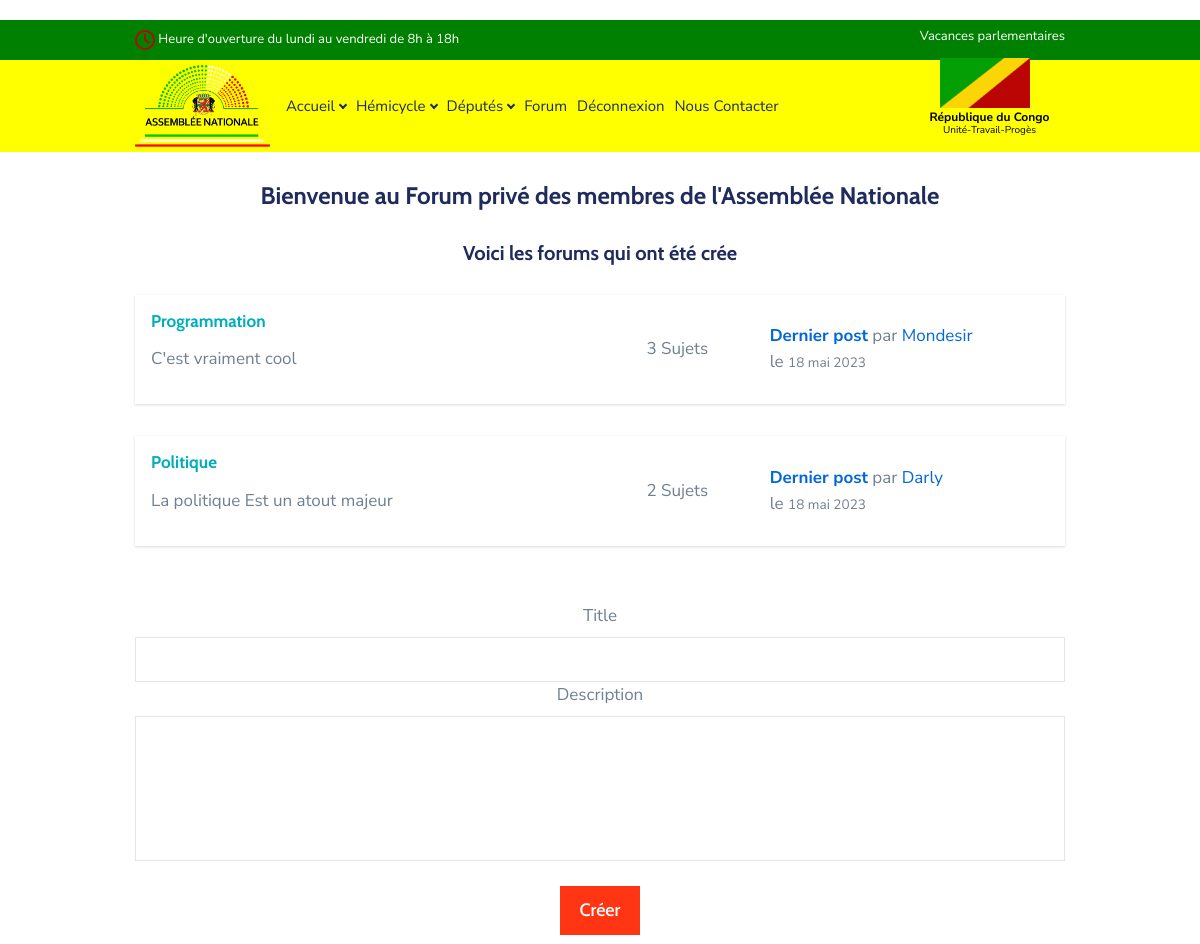
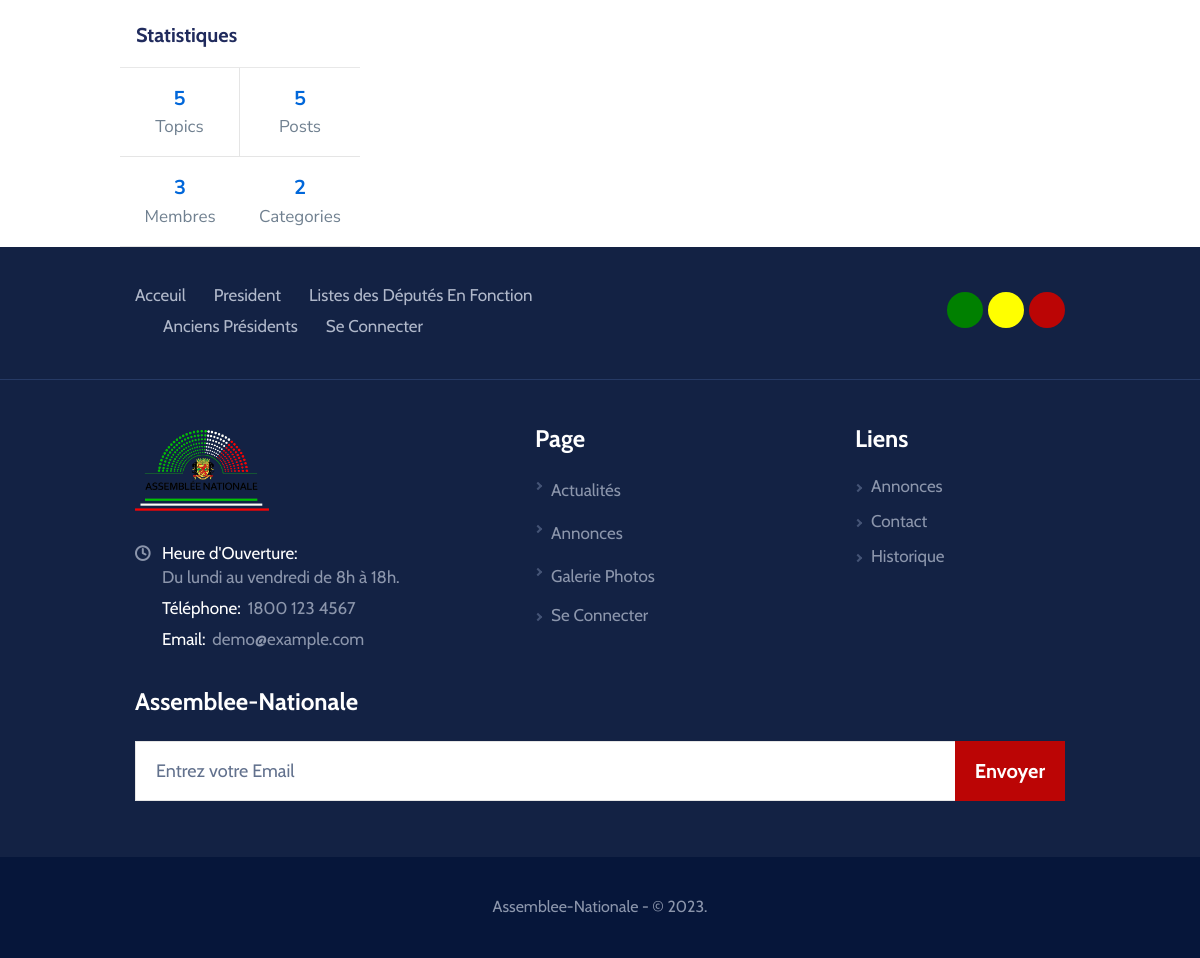
The app's page /forums/ (signed in) with its own data (2 pictures, top to bottom).
### forums/models.py (models this page shows, shortened)
class Category(models.Model):
    title = models.CharField(max_length=50)
    user = models.ForeignKey(Depute, on_delete=models.CASCADE, null=True, blank=True)
    slug = models.SlugField(max_length=400, unique=True, blank=True)
    description = HTMLField()
    class Meta:
        verbose_name_plural = "categories"
    def get_url(self):
        return reverse("forums:posts", kwargs={
            "slug":self.slug
        })
    @property
    def num_posts(self):
        return Post.objects.filter(categories=self).count()
    @property
    def last_post(self):
        return Post.objects.filter(categories=self).latest("date")

class Post(models.Model):
    title = models.CharField(max_length=400)
    content = HTMLField()
    parent_post = models.ForeignKey('self', on_delete=models.CASCADE, null=True, blank=True)
    user = models.ForeignKey(Depute, on_delete=models.CASCADE)
    slug = models.SlugField(max_length=400, unique=True, blank=True)
    date = models.DateTimeField(auto_now_add=True)
    categories = models.ManyToManyField(Category)
    approved = models.BooleanField(default=True)
    hit_count_generic = GenericRelation(HitCount, object_id_field='object_pk',
        related_query_name='hit_count_generic_relation'
    )
    tags = TaggableManager()
    comments = models.ManyToManyField(Comment, blank=True)
    closed = models.BooleanField(default=False)
    state = models.CharField(max_length=40, default="zero")

### comptes/models.py (models this page shows, shortened)
class Depute(AbstractUser):
    identifiant = models.CharField(max_length=255)
    slug = slug = models.SlugField(max_length=400, unique=True, blank=True)
    photo = ResizedImageField(size=[60, 80], quality=100, upload_to="Membres/picture_forum/", default=None, null=True, blank=True)
    num_post = models.IntegerField(blank=True, default=0)
    enFonction = models.BooleanField(default=True, blank=True, null=True)
    precedentLegislature = models.BooleanField(default=False, blank=True, null=True)
    categorie = models.CharField(choices=profiles.PROFILES, max_length=100, null=True, blank=True)
    bio = HTMLField(default="",null=True,blank=True)
    image = models.ImageField(upload_to="Membres/photos/", blank=True, null=True, default=None)

### forums/views.py (the view, shortened to what this page needs)
# urls.py: 2. Add a URL to urlpatterns:  path('', views.home, name='home')
@login_required
def home(request):
    if request.user.identifiant == "":
        return redirect("loginDepute")
    form = ForumForm()
    forums = Category.objects.all()
    num_posts = Post.objects.all().count()
    num_users = Depute.objects.all().count()
    num_categories = forums.count()
    num_comments = Post.objects.all().count()
    try:
        last_post = Post.objects.latest("date")
    except:
        last_post = []
    context = {
        "forums":forums,
        "num_posts":num_posts,
        "num_comments":num_comments,
        "num_users":num_users,
        "num_categories":num_categories,
        "last_post":last_post,
        "title": "Forum de l'assemblee nationale",
        "form": form
    }
    return render(request, "forums/forums_list.html", context)

### forums/forms.py
class ForumForm(forms.ModelForm):
    class Meta:
        model = Category
        fields = ["title", "description"]
    def __init__(self, *args, **kwargs):
        super(ForumForm, self).__init__(*args, **kwargs)
        for name, field in self.fields.items():
            field.widget.attrs.update({
                'class' : "form-control"
                })

### forums/templates/forums/forums_list.html (shortened to what this page needs)
{% extends 'web/base.html' %}
{% block content %}
<h3 style="text-align: center;margin: 30px;">Bienvenue au Forum privé des membres de l'Assemblée Nationale </h3>
<h4 style="text-align: center;margin: 30px;">Voici les forums qui ont été crée </h4>
<div class="container">
    <div class="row mt-5">
        {% for forum in forums %}
            <div class="col-12 mb-3">
            <div class="card row-hover pos-relative py-3 px-3 mb-3 border-primary border-top-0 border-right-0 border-bottom-0 rounded-0">
                <div class="row align-items-center">
                    <div class="col-md-6 mb-3 mb-sm-0">
                        <h5>
                        <a href="{{forum.get_url}}" class="text-primary">{{forum.title}}</a>
                        </h5>
                        <p class="text-sm">
                            {{forum.description|safe}}
                        </p>
                    </div>
                    <div class="col-md-2 op-7">
                        <div class="row text-center op-7">
                            <div class="col px-1">
                                <span class="d-block text-sm">{{forum.num_posts}} Sujets</span>
                            </div>
                        </div>
                    </div>
                    <div class="col-md-4 op-7">
                            {% if forum.last_post %}
                                <b><a href="#">Dernier post</a></b> par <a href="#">{{forum.last_post.user.first_name|title}}</a>
                                <br>le <small>{{forum.last_post.date|date}}</small>
                            {% else %}
                                <span>Pas de post pour cette categorie</span>
                            {% endif %}
                    </div>
                    </div>
                </div>
            </div>
            {% empty %}
                <div class="subforum-title">
                    <h1><i class="fa fa-frown-o"></i>&nbsp;Vous n'avez pas encore de thème de forum.</h1>
                </div>
            {% endfor %}
            <div class="container mt-5 col-12" style="display: block;width: 30%;">
                <center>
                    <form action="{% url 'forums:home' %}" method="POST">
                        <div class="form-group">
                            {% for field in form %}
                            <label for="{{field.label}}">{{field.label}}</label>
                            {{field}}
                            {% endfor %}
                            <button type="submit" class="btn btnTheme fwMedium text-capitalize position-relative border-0 p-0 mt-5" data-hover="Créer" id="button">
                                <span class="d-block btnText">Créer</span>
                            </button>
                        </div>
                    </form>
                </center>
            </div>
            <div class="col-lg-3 mb-4 mb-lg-0 px-lg-0 mt-lg-0">
            <div data-settings="{&quot;parent&quot;:&quot;#content&quot;,&quot;mind&quot;:&quot;#header&quot;,&quot;top&quot;:10,&quot;breakpoint&quot;:992}" data-toggle="sticky" class="sticky" style="top: 85px;">
                <div class="sticky-inner">
                    <div data-settings="{&quot;parent&quot;:&quot;#content&quot;,&quot;mind&quot;:&quot;#header&quot;,&quot;top&quot;:10,&quot;breakpoint&quot;:992}" data-toggle="sticky" class="sticky" style="top: 85px;">
                        <div class="sticky-inner">
                            <div class="bg-white text-sm">
                                <h4 class="px-3 py-4 op-5 m-0 roboto-bold">Statistiques</h4>
                                <hr class="my-0">
                                <div class="row text-center d-flex flex-row op-7 mx-0">
                                <div class="col-sm-6 flex-ew text-center py-3 border-bottom border-right">
                                    <a class="d-block lead font-weight-bold" href="#">{{num_posts}}</a> Topics
                                </div>
                                <div class="col-sm-6 col flex-ew text-center py-3 border-bottom mx-0">
                                    <a class="d-block lead font-weight-bold" href="#">{{num_comments}}</a> Posts
                                </div>
                                <div class="col-sm-6 col flex-ew text-center py-3 border-bottom mx-0">
                                    <a class="d-block lead font-weight-bold" href="#">{{num_users}}</a> Membres
                                </div>
                                <div class="col-sm-6 col flex-ew text-center py-3 border-bottom mx-0">
                                    <a class="d-block lead font-weight-bold" href="#">{{num_categories}}</a> Categories
                                </div>
                                </div>
                            </div>
                        </div>
                    </div>
                </div>
            </div>
        </div>
    </div>
</div>
{% endblock content %}

### static/web/css/colors.css (style rules this page uses)
.btnTheme.btnNoOver, .btnTheme .btnText, .dotsList.dotsListii li.slick-active button, .dotsList.dotsListii button:hover, .btn-outline-light:hover, .progressTheme, .ssArrowVii:hover, .hdLangDropdown .dropdown-item:hover, .hdLangDropdown .dropdown-item.active, .dropdown-submenu:hover > .dropdown-item, .dropdown-submenu.show > .dropdown-item, .hdDropdownList > li.active > a, .hdDropdownList a:hover, .fflColumn:hover .icnWrap, .featuresAsideBlock::before, .btnPlayLink .icnPlay, .ueTimeTag .textDay, .ccwIcn, .npbTimeTag, .erLinksList.bgTheme, .mcssList .mcssLink:hover, .egdColumn:hover .btn, .egdColumn .icnWrap, .infigQuote, .gbfColumn:hover .icnWrap, .pagination .page-item.active .page-link, .pagination .page-link:hover, .ueEveColumn__list .btnCustomLightOutline::before, .ifbFiltersList li.active a, .ifbFiltersList a:hover, .dtlhDress, .scgTabList .nav-link::after, .scgTabList.nav-tabs .nav-link::after, .postNavigatorNav .btnPrev:hover, .postNavigatorNav .btnNext:hover, .btnYouPlay, .btnLinkShare:hover, .donationForm .customRadioBtnLabel .cuFakeLabel::after, .ourPromiseBlock .btnPlayHolder:hover .btnPlay::before, .ourPromiseBlock .videoWrap .btnPlay, .opbTabset .nav-link.active, .opbTabset .nav-link:hover, .progressBar .percentageProgBar .over, .progressBar .pbCountNumber, .widgetWrap.bgTheme, #myTab .tablink::before, .causeSingle .ourCauseColumn[data-featured-tag]::before, .echColumnii .spanLinkGo, .getDirColumn .ardBadge, .ui-widget.ui-slider.ui-slider-horizontal .ui-widget-header, .vssDropdownList li, .newsSingleWrap .dropCap { background-color: #ff3514; }
.btnTheme.btnNoOver:hover, .btnTheme::before, .btnLink, .form-group .req, .hdScheduleList .icn, .mainNavigation.navbar-nav .nav-item.active .nav-link, .mainNavigation.navbar-nav .nav-link:hover, .mainNavigation.navbar-nav .nav-link:focus, .mainNavigation.navbar-nav .nav-link:active, .mainNavigation .ddohOpener:hover > .nav-link, .hdSearchOpener:hover, .fflColumn .icnWrap, .cfbFeatList .icnWrap, .erLinksList > li > a:hover, .egdColumn:hover .icnWrap, .dcsColumn .icnWrap, .coDefaultList > li::before, .drItemRow .btnDownload, .widgetDepartsNav li.active > a, .widgetFiltersNav li.active > a, .widgetDepartsNav li a:hover, .widgetFiltersNav li a:hover, .prtColumn .icnWrap, .euTitle, .tlTimeTitle, .adminCountsList .textLarge, .helpAsideBlock .habTitle, .gbfColumn .icnWrap, .uecTime .textLarge, .widgetUpcoming .icn, .widgetTags a:hover, .widgetTags a.current, .tagList a:hover, .tagList a.current, .pnnPaginList li > a, .newsClassicColumn .icnTheme, .btnYouPlay:hover, .customCheckboxLabel .cuFakeLabel::after, .reviewSubmissionForm .req, .ratingStarList li a:hover, .ratingStarList li.active, .ratingStarList li.active a, .sdbWDescription .ratingStarList li.active, .quantity .quantity-button:hover, .cartTable .quantity .quantity-button:hover, .clientQuote q::before, .thanksForSupportingBlock .habTitle, .ourPromiseBlock .habTitle, .sectionWrap .habTitle, .callLink:hover, .callLink .icn, .clientQuoteii::after, .govServiceCol .icnWrap, #myTab .tablink.active, #myTab .tablink:hover, .causeSingle .icnTheme, .newsSingleWrap .icnTheme, .newsSingleWrap .tagList a.active, .widget h3, .widget .h3 { color: #ff3514; }
.btnTheme.btnNoOver, .btnTheme.btnNoOver:hover, .btnTheme::before, .btn-outline-light:hover, .navbar-light .pgNavOpener, .meetQuote, .egdColumn:hover .btn, .timelineList > li::after, .edupiInfosList .edupiilWrap::before, .dcsTabset .nav-link::before, .dcsTabset.nav-tabs .nav-link::before, .pagination .page-item.active .page-link, .pagination .page-link:hover, .ueEveColumn__list .btnCustomLightOutline::before, .postNavigatorNav .btnPrev:hover, .postNavigatorNav .btnNext:hover, .btnLinkShare:hover, .arddColumnSlider .slick-arrow:hover, .nwssHolder .vssOpener.hover { border-color: #ff3514; }

### static/forums/css/forums.css (style rules this page uses)
body { margin-top:20px; background:#fff; color: #708090; }
a { text-decoration:none; }
.text-primary, a.text-primary:focus, a.text-primary:hover { color: #00ADBB!important; }
.font-weight-bold { font-weight: 700 !important; }

### static/forums/css/details_forum.css (style rules this page uses)
.card { box-shadow: 0 1px 3px 0 rgba(0,0,0,.1), 0 1px 2px 0 rgba(0,0,0,.06); }
.card { position: relative; display: flex; flex-direction: column; min-width: 0; word-wrap: break-word; background-color: #fff; background-clip: border-box; border: 0 solid rgba(0,0,0,.125); border-radius: .25rem; }

### records on screen
Category: title "Programmation", description "C'est vraiment cool", num_posts "3", last_post.user.first_name "Mondesir", last_post "18 mai 2023"
Category: title "Politique", description "La politique Est un atout majeur", num_posts "2", last_post.user.first_name "Darly", last_post "18 mai 2023"

### other values on screen
{{ field.label }} "Title" "Description"
{{ num_posts }} "5"
{{ num_comments }} "5"
{{ num_users }} "3"
{{ num_categories }} "2"
